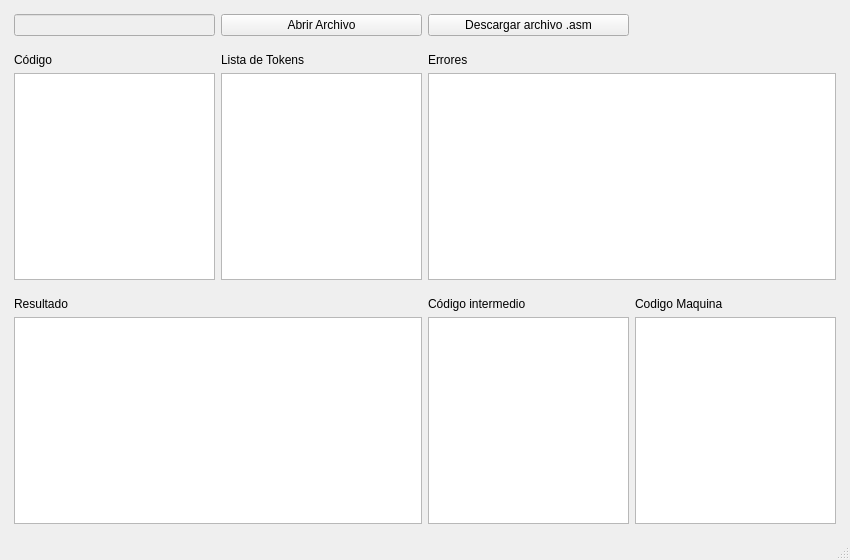
<?xml version="1.0" encoding="UTF-8"?>
<ui version="4.0">
 <class>MainWindow</class>
 <widget class="QMainWindow" name="MainWindow">
  <property name="geometry">
   <rect>
    <x>0</x>
    <y>0</y>
    <width>850</width>
    <height>560</height>
   </rect>
  </property>
  <property name="windowTitle">
   <string>Compilador</string>
  </property>
  <widget class="QWidget" name="centralwidget">
   <layout class="QGridLayout" name="gridLayout">
    <item row="8" column="3">
     <widget class="QTextEdit" name="label_inter"/>
    </item>
    <item row="8" column="1" colspan="2">
     <widget class="QTextEdit" name="fileValues">
      <property name="enabled">
       <bool>true</bool>
      </property>
      <property name="minimumSize">
       <size>
        <width>0</width>
        <height>0</height>
       </size>
      </property>
      <property name="maximumSize">
       <size>
        <width>16777215</width>
        <height>255</height>
       </size>
      </property>
     </widget>
    </item>
    <item row="3" column="2">
     <widget class="QLabel" name="label_2">
      <property name="text">
       <string>Lista de Tokens</string>
      </property>
     </widget>
    </item>
    <item row="4" column="1">
     <widget class="QTextEdit" name="fileContent">
      <property name="enabled">
       <bool>true</bool>
      </property>
     </widget>
    </item>
    <item row="3" column="1">
     <widget class="QLabel" name="label">
      <property name="text">
       <string>Código</string>
      </property>
     </widget>
    </item>
    <item row="2" column="1" colspan="2">
     <spacer name="verticalSpacer">
      <property name="orientation">
       <enum>Qt::Vertical</enum>
      </property>
      <property name="sizeType">
       <enum>QSizePolicy::Fixed</enum>
      </property>
      <property name="sizeHint" stdset="0">
       <size>
        <width>20</width>
        <height>5</height>
       </size>
      </property>
     </spacer>
    </item>
    <item row="9" column="1" colspan="2">
     <spacer name="verticalSpacer_3">
      <property name="orientation">
       <enum>Qt::Vertical</enum>
      </property>
      <property name="sizeType">
       <enum>QSizePolicy::Fixed</enum>
      </property>
      <property name="sizeHint" stdset="0">
       <size>
        <width>20</width>
        <height>5</height>
       </size>
      </property>
     </spacer>
    </item>
    <item row="1" column="2">
     <widget class="QPushButton" name="openFile">
      <property name="text">
       <string>Abrir Archivo</string>
      </property>
     </widget>
    </item>
    <item row="7" column="3">
     <widget class="QLabel" name="label_4">
      <property name="text">
       <string>Código intermedio</string>
      </property>
     </widget>
    </item>
    <item row="5" column="1" colspan="2">
     <spacer name="verticalSpacer_2">
      <property name="orientation">
       <enum>Qt::Vertical</enum>
      </property>
      <property name="sizeType">
       <enum>QSizePolicy::Fixed</enum>
      </property>
      <property name="sizeHint" stdset="0">
       <size>
        <width>20</width>
        <height>5</height>
       </size>
      </property>
     </spacer>
    </item>
    <item row="1" column="1">
     <widget class="QLineEdit" name="fileName">
      <property name="enabled">
       <bool>false</bool>
      </property>
     </widget>
    </item>
    <item row="1" column="6" rowspan="4">
     <spacer name="horizontalSpacer_2">
      <property name="orientation">
       <enum>Qt::Horizontal</enum>
      </property>
      <property name="sizeType">
       <enum>QSizePolicy::Fixed</enum>
      </property>
      <property name="sizeHint" stdset="0">
       <size>
        <width>5</width>
        <height>20</height>
       </size>
      </property>
     </spacer>
    </item>
    <item row="2" column="0" rowspan="4">
     <spacer name="horizontalSpacer">
      <property name="orientation">
       <enum>Qt::Horizontal</enum>
      </property>
      <property name="sizeType">
       <enum>QSizePolicy::Fixed</enum>
      </property>
      <property name="sizeHint" stdset="0">
       <size>
        <width>5</width>
        <height>20</height>
       </size>
      </property>
     </spacer>
    </item>
    <item row="0" column="1">
     <spacer name="verticalSpacer_7">
      <property name="orientation">
       <enum>Qt::Vertical</enum>
      </property>
      <property name="sizeType">
       <enum>QSizePolicy::Fixed</enum>
      </property>
      <property name="sizeHint" stdset="0">
       <size>
        <width>20</width>
        <height>5</height>
       </size>
      </property>
     </spacer>
    </item>
    <item row="4" column="2">
     <widget class="QTextEdit" name="fileComponents">
      <property name="enabled">
       <bool>true</bool>
      </property>
      <property name="minimumSize">
       <size>
        <width>0</width>
        <height>0</height>
       </size>
      </property>
      <property name="maximumSize">
       <size>
        <width>300</width>
        <height>16777215</height>
       </size>
      </property>
     </widget>
    </item>
    <item row="7" column="1" colspan="2">
     <widget class="QLabel" name="label_3">
      <property name="text">
       <string>Resultado</string>
      </property>
     </widget>
    </item>
    <item row="3" column="3">
     <widget class="QLabel" name="label_5">
      <property name="text">
       <string>Errores</string>
      </property>
     </widget>
    </item>
    <item row="8" column="4">
     <widget class="QTextEdit" name="txt_maquina"/>
    </item>
    <item row="7" column="4">
     <widget class="QLabel" name="label_6">
      <property name="text">
       <string>Codigo Maquina</string>
      </property>
     </widget>
    </item>
    <item row="4" column="3" colspan="2">
     <widget class="QTextEdit" name="txt_errores"/>
    </item>
    <item row="1" column="3">
     <widget class="QPushButton" name="btn_asm">
      <property name="text">
       <string>Descargar archivo .asm</string>
      </property>
     </widget>
    </item>
   </layout>
  </widget>
  <widget class="QMenuBar" name="menubar">
   <property name="geometry">
    <rect>
     <x>0</x>
     <y>0</y>
     <width>850</width>
     <height>18</height>
    </rect>
   </property>
  </widget>
  <widget class="QStatusBar" name="statusbar"/>
 </widget>
 <resources/>
 <connections/>
</ui>
